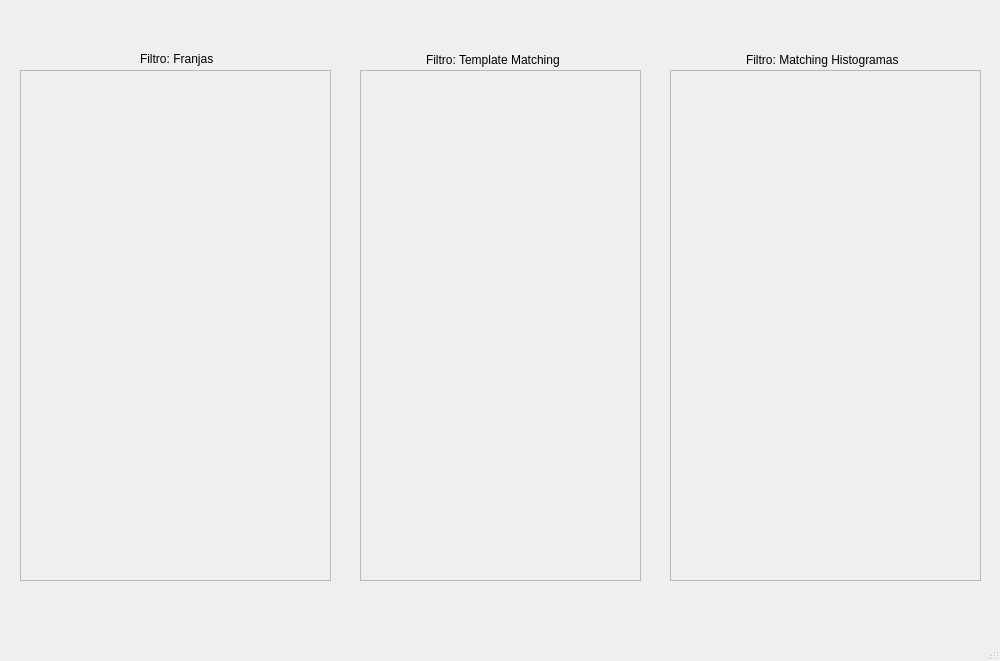
<?xml version="1.0" encoding="UTF-8"?>
<ui version="4.0">
 <class>FiltrosGUI</class>
 <widget class="QMainWindow" name="FiltrosGUI">
  <property name="geometry">
   <rect>
    <x>0</x>
    <y>0</y>
    <width>1000</width>
    <height>661</height>
   </rect>
  </property>
  <property name="windowTitle">
   <string>Filtros</string>
  </property>
  <widget class="QWidget" name="centralwidget">
   <widget class="QScrollArea" name="scrollArea">
    <property name="geometry">
     <rect>
      <x>20</x>
      <y>70</y>
      <width>311</width>
      <height>511</height>
     </rect>
    </property>
    <property name="widgetResizable">
     <bool>true</bool>
    </property>
    <widget class="QWidget" name="scrollAreaWidgetContents">
     <property name="geometry">
      <rect>
       <x>0</x>
       <y>0</y>
       <width>309</width>
       <height>509</height>
      </rect>
     </property>
    </widget>
   </widget>
   <widget class="QScrollArea" name="scrollArea_2">
    <property name="geometry">
     <rect>
      <x>360</x>
      <y>70</y>
      <width>281</width>
      <height>511</height>
     </rect>
    </property>
    <property name="widgetResizable">
     <bool>true</bool>
    </property>
    <widget class="QWidget" name="scrollAreaWidgetContents_2">
     <property name="geometry">
      <rect>
       <x>0</x>
       <y>0</y>
       <width>279</width>
       <height>509</height>
      </rect>
     </property>
    </widget>
   </widget>
   <widget class="QScrollArea" name="scrollArea_3">
    <property name="geometry">
     <rect>
      <x>670</x>
      <y>70</y>
      <width>311</width>
      <height>511</height>
     </rect>
    </property>
    <property name="widgetResizable">
     <bool>true</bool>
    </property>
    <widget class="QWidget" name="scrollAreaWidgetContents_3">
     <property name="geometry">
      <rect>
       <x>0</x>
       <y>0</y>
       <width>309</width>
       <height>509</height>
      </rect>
     </property>
    </widget>
   </widget>
   <widget class="QLabel" name="label">
    <property name="geometry">
     <rect>
      <x>140</x>
      <y>50</y>
      <width>91</width>
      <height>17</height>
     </rect>
    </property>
    <property name="text">
     <string>Filtro: Franjas</string>
    </property>
   </widget>
   <widget class="QLabel" name="label_2">
    <property name="geometry">
     <rect>
      <x>426</x>
      <y>50</y>
      <width>161</width>
      <height>20</height>
     </rect>
    </property>
    <property name="text">
     <string>Filtro: Template Matching</string>
    </property>
   </widget>
   <widget class="QLabel" name="label_3">
    <property name="geometry">
     <rect>
      <x>746</x>
      <y>50</y>
      <width>181</width>
      <height>20</height>
     </rect>
    </property>
    <property name="text">
     <string>Filtro: Matching Histogramas</string>
    </property>
   </widget>
  </widget>
  <widget class="QMenuBar" name="menubar">
   <property name="geometry">
    <rect>
     <x>0</x>
     <y>0</y>
     <width>1000</width>
     <height>20</height>
    </rect>
   </property>
  </widget>
  <widget class="QStatusBar" name="statusbar"/>
 </widget>
 <resources/>
 <connections/>
</ui>
